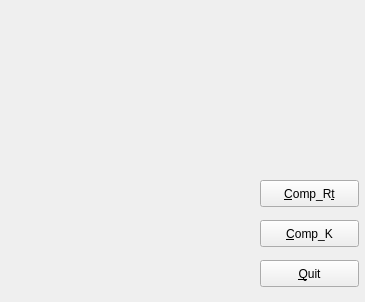
<?xml version="1.0" encoding="UTF-8"?>
<ui version="4.0">
 <class>MainWindow</class>
 <widget class="QMainWindow" name="MainWindow">
  <property name="geometry">
   <rect>
    <x>0</x>
    <y>0</y>
    <width>365</width>
    <height>302</height>
   </rect>
  </property>
  <property name="windowTitle">
   <string>MainWindow</string>
  </property>
  <widget class="QWidget" name="centralWidget">
   <widget class="camop" name="widget" native="true">
    <property name="geometry">
     <rect>
      <x>10</x>
      <y>10</y>
      <width>231</width>
      <height>271</height>
     </rect>
    </property>
   </widget>
   <widget class="QPushButton" name="pushButton">
    <property name="geometry">
     <rect>
      <x>260</x>
      <y>260</y>
      <width>99</width>
      <height>27</height>
     </rect>
    </property>
    <property name="text">
     <string>&amp;Quit</string>
    </property>
   </widget>
   <widget class="QPushButton" name="pushButton_2">
    <property name="geometry">
     <rect>
      <x>260</x>
      <y>220</y>
      <width>99</width>
      <height>27</height>
     </rect>
    </property>
    <property name="text">
     <string>&amp;Comp_K</string>
    </property>
   </widget>
   <widget class="QPushButton" name="pushButton_3">
    <property name="geometry">
     <rect>
      <x>260</x>
      <y>180</y>
      <width>99</width>
      <height>27</height>
     </rect>
    </property>
    <property name="text">
     <string>&amp;Comp_R&amp;t</string>
    </property>
   </widget>
  </widget>
 </widget>
 <layoutdefault spacing="6" margin="11"/>
 <customwidgets>
  <customwidget>
   <class>camop</class>
   <extends>QWidget</extends>
   <header>camop.h</header>
   <container>1</container>
  </customwidget>
 </customwidgets>
 <resources/>
 <connections>
  <connection>
   <sender>pushButton</sender>
   <signal>clicked()</signal>
   <receiver>MainWindow</receiver>
   <slot>close()</slot>
   <hints>
    <hint type="sourcelabel">
     <x>327</x>
     <y>267</y>
    </hint>
    <hint type="destinationlabel">
     <x>345</x>
     <y>157</y>
    </hint>
   </hints>
  </connection>
  <connection>
   <sender>pushButton_2</sender>
   <signal>clicked()</signal>
   <receiver>MainWindow</receiver>
   <slot>update()</slot>
   <hints>
    <hint type="sourcelabel">
     <x>294</x>
     <y>228</y>
    </hint>
    <hint type="destinationlabel">
     <x>317</x>
     <y>154</y>
    </hint>
   </hints>
  </connection>
  <connection>
   <sender>pushButton_3</sender>
   <signal>clicked()</signal>
   <receiver>MainWindow</receiver>
   <slot>show()</slot>
   <hints>
    <hint type="sourcelabel">
     <x>287</x>
     <y>186</y>
    </hint>
    <hint type="destinationlabel">
     <x>272</x>
     <y>151</y>
    </hint>
   </hints>
  </connection>
 </connections>
</ui>
